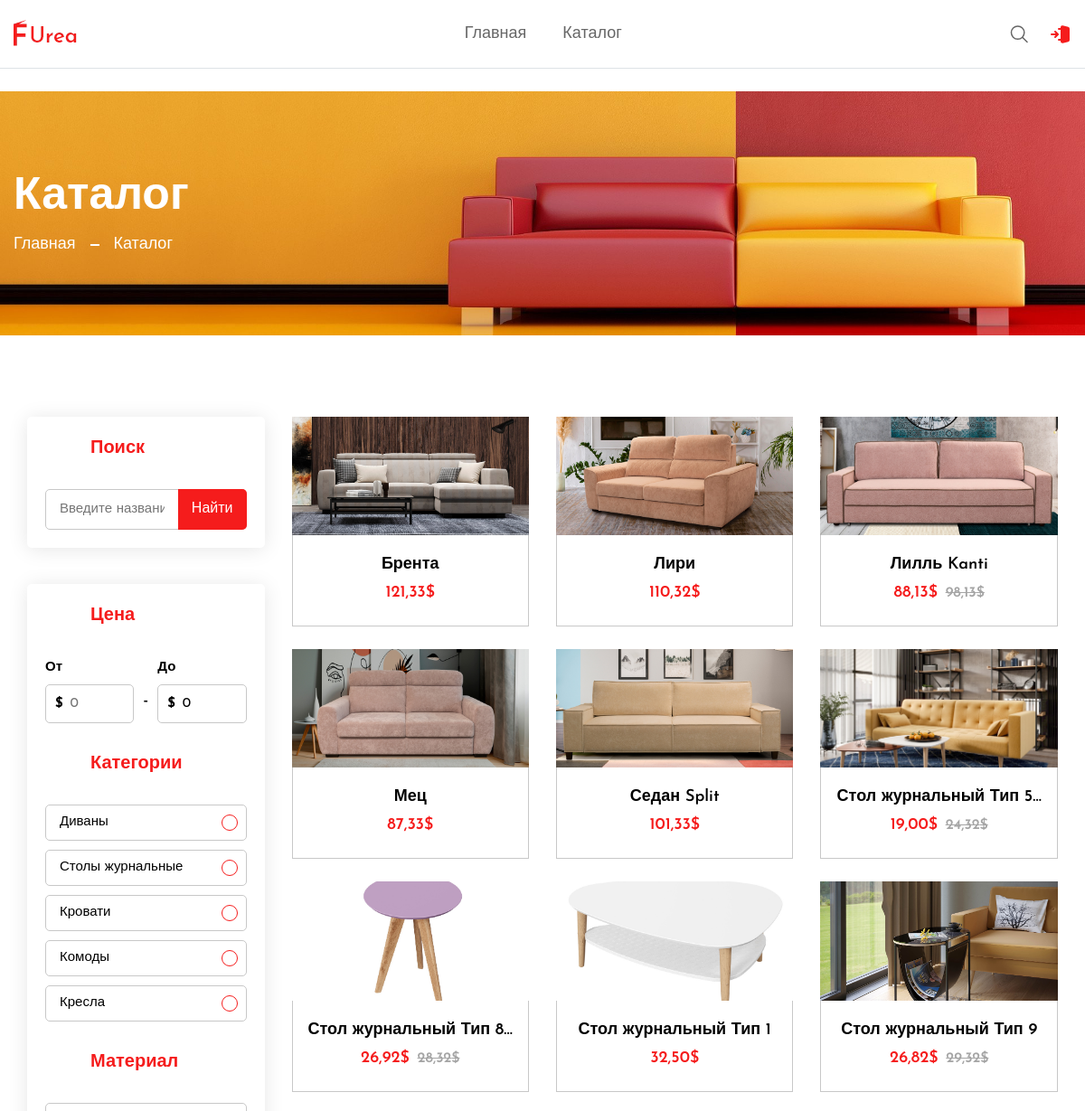
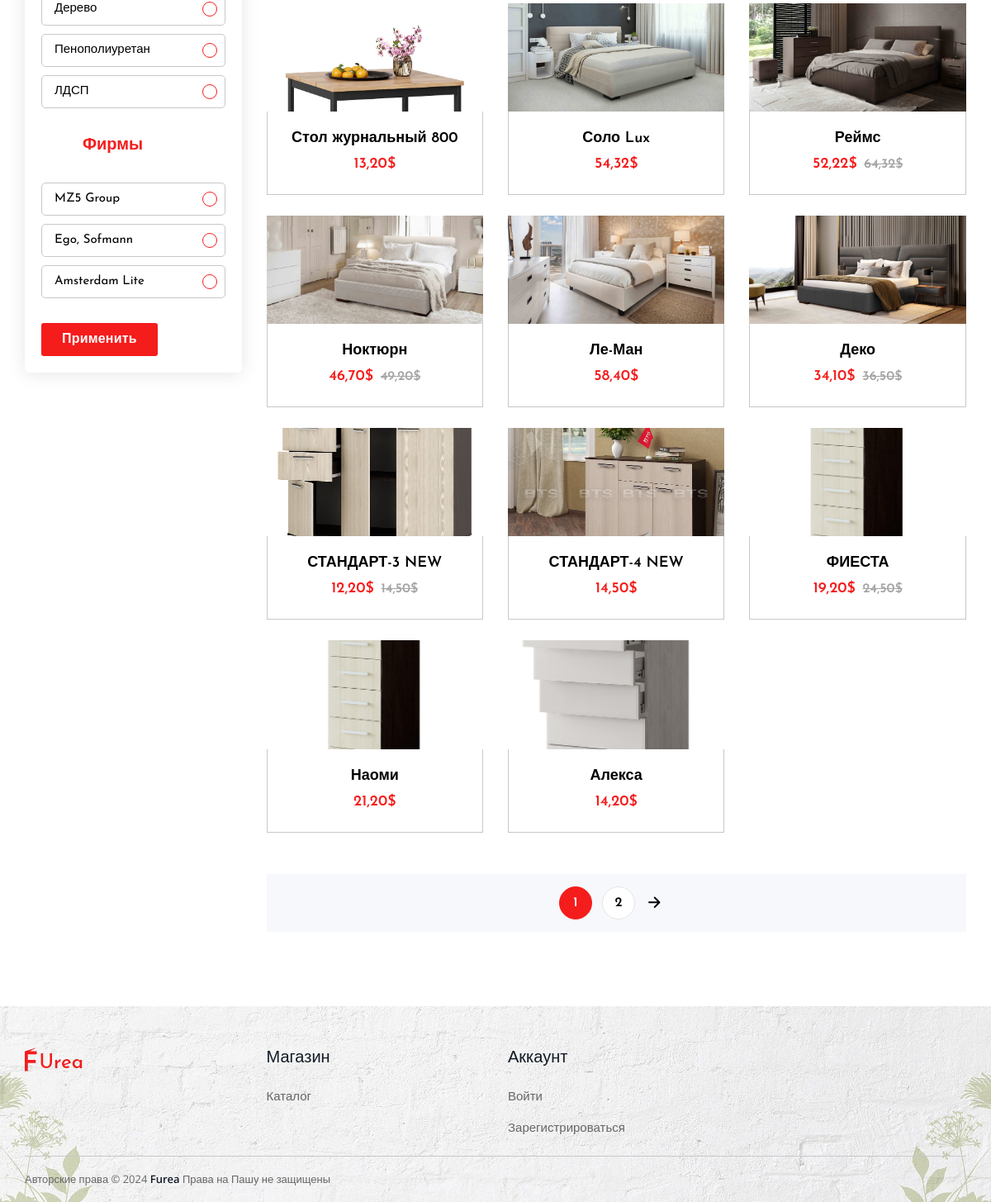
The app's page /shop/catalog/ with its own data (2 pictures, top to bottom).
### shop/models/category.py (models this page shows)
class Category(models.Model):
    name = models.CharField(max_length=255)
    def __str__(self):
        return self.name

### shop/models/material.py (models this page shows)
class Material(models.Model):
    name = models.CharField(max_length=255)
    def __str__(self):
        return self.name

### shop/models/brand.py (models this page shows)
class Brand(models.Model):
    name = models.CharField(max_length=255)
    def __str__(self):
        return self.name

### shop/models/product.py (models this page shows, shortened)
class Product(models.Model):
    name = models.CharField(max_length=255)
    category = models.ForeignKey(Category, on_delete=models.CASCADE)
    description = models.TextField()
    created = models.DateTimeField(auto_now_add=True)
    price = models.DecimalField(max_digits=5, decimal_places=2)
    decimal = models.DecimalField(max_digits=5, decimal_places=2)
    brand = models.ForeignKey(Brand, on_delete=models.CASCADE)
    materials = models.ManyToManyField(Material)
    def get_new_price(self):
        return self.price - self.decimal
    def get_old_price(self):
        return self.price
    def has_discount(self):
        return self.decimal != 0

### shop/models/product_image.py (models this page shows)
class ProductImage(models.Model):
    product = models.ForeignKey(Product, on_delete=models.CASCADE, related_name='images')
    image = models.ImageField('product_images')

### shop/views/catalog_view.py (the view)
# urls.py: path('catalog/', CatalogView.as_view(), name='catalog'),
class CatalogView(ListView):
    model = Product
    template_name = 'pages/catalog.html'
    paginate_by = 20
    extra_context = {
        'title': 'Каталог',
        'breadcrumbs': {
            'Главная': reverse_lazy('home'),
            'Каталог': reverse_lazy('shop:catalog'),
        },
        'categories': Category.objects.all(),
        'materials': Material.objects.all(),
        'brands': Brand.objects.all(),
    }
    def get_context_data(self, *, object_list=None, **kwargs):
        context = super().get_context_data(**kwargs)
        query_dict = self.request.GET.copy()
        if 'page' in query_dict:
            query_dict.pop('page')
        context['queries'] = query_dict.urlencode()
        context['min_price'] = self.request.GET.getlist('material', [])
        context['max_price'] = self.request.GET.get('max_price', 0)
        context['apply_materials'] = self.request.GET.getlist('material', [])
        context['apply_categories'] = self.request.GET.getlist('category', [])
        context['apply_brands'] = self.request.GET.getlist('brand', [])
        return context
    def get_queryset(self):
        queryset = super().get_queryset()
        min_price_query = self.request.GET.get('min_price', 0)
        min_price = 0 if min_price_query == '' else int(min_price_query)
        max_price_query = self.request.GET.get('max_price', 0)
        max_price = 0 if max_price_query == '' else int(max_price_query)
        if max_price != 0:
            queryset = queryset.filter(Q(price__gte=min_price) & Q(price__lte=max_price))
        apply_categories = self.request.GET.getlist('category')
        if len(apply_categories) != 0:
            queryset = queryset.filter(category__in=apply_categories)
        apply_materials = self.request.GET.getlist('material', [])
        if len(apply_materials) != 0:
            queryset = queryset.filter(materials__in=apply_materials)
        apply_brands = self.request.GET.getlist('brand', [])
        if len(apply_brands) != 0:
            queryset = queryset.filter(brand__in=apply_brands)
        search_query = self.request.GET.get('search', '')
        if search_query != '':
            queryset = queryset.filter(name__iregex=search_query)
        return queryset.distinct()

### shop/templates/pages/catalog.html (shortened to what this page needs)
{% extends 'layout.html' %}
{% block content %}
    <section class="shop__section section--padding">
        <div class="container-fluid">
            <div class="row">
                <div class="col-xl-3 col-lg-4">
                    <div class="shop__sidebar--widget widget__area d-md-2-none">
                        <div class="single__widget widget__bg">
                            <h2 class="widget__title position__relative h3">Поиск</h2>
                            <form class="widget__search--form"
                                  action="{% url 'shop:catalog' %}">
                                <label>
                                    <input class="widget__search--form__input"
                                           name="search"
                                           placeholder="Введите название"
                                           type="text">
                                </label>
                                <button class="widget__search--form__btn" type="submit">
                                    Найти
                                </button>
                            </form>
                        </div>
                        <form method="get" class="single__widget widget__bg">
                            <h2 class="widget__title position__relative h3">Цена</h2>
                            <div>
                                <div class="price__filter--form__inner mb-15 d-flex align-items-center">
                                    <div class="price__filter--group">
                                        <label class="price__filter--label" for="Filter-Price-GTE1">От</label>
                                        <div class="price__filter--input border-radius-5 d-flex align-items-center">
                                            <span class="price__filter--currency">$</span>
                                            <input class="price__filter--input__field border-0"
                                                   id="Filter-Price-GTE1"
                                                   name="min_price"
                                                   value="{{ min_price }}"
                                                   type="number"
                                                   placeholder="0"
                                                   min="0">
                                        </div>
                                    </div>
                                    <div class="price__divider">
                                        <span>-</span>
                                    </div>
                                    <div class="price__filter--group">
                                        <label class="price__filter--label" for="Filter-Price-LTE1">До</label>
                                        <div class="price__filter--input border-radius-5 d-flex align-items-center">
                                            <span class="price__filter--currency">$</span>
                                            <input class="price__filter--input__field border-0"
                                                   id="Filter-Price-LTE1"
                                                   name="max_price"
                                                   type="number"
                                                   value="{{ max_price }}"
                                                   min="0"
                                                   placeholder="250.00">
                                        </div>
                                    </div>
                                </div>
                            </div>
                            <h2 class="widget__title position__relative h3 mt-5">Категории</h2>
                            <ul class="widget__form--check">
                                {% for category in categories %}
                                    <li class="widget__form--check__list">
                                        <label class="widget__form--check__label" for="category-{{ category.id }}">
                                            {{ category }}
                                        </label>
                                        <span class="widget__form--checkmark"></span>
                                    </li>
                                {% endfor %}
                            </ul>
                            <h2 class="widget__title position__relative h3 mt-5">Материал</h2>
                            <ul class="widget__form--check">
                                {% for material in materials %}
                                    <li class="widget__form--check__list">
                                        <label class="widget__form--check__label" for="material-{{ material.id }}">
                                            {{ material }}
                                        </label>
                                        <span class="widget__form--checkmark"></span>
                                    </li>
                                {% endfor %}
                            </ul>
                            <h2 class="widget__title position__relative h3 mt-5">Фирмы</h2>
                            <ul class="widget__form--check">
                                {% for brand in brands %}
                                    <li class="widget__form--check__list">
                                        <label class="widget__form--check__label"
                                               for="brand-{{ brand.id }}">
                                            {{ brand }}
                                        </label>
                                        <span class="widget__form--checkmark"></span>
                                    </li>
                                {% endfor %}
                            </ul>
                            <button class="price__filter--btn primary__btn mt-5" type="submit">Применить</button>
                        </form>
                    </div>
                </div>
                <div class="col-xl-9 col-lg-8">
                    <div class="shop__product--wrapper">
                        <div class="tab_content">
                            <div id="product_grid"
                                 class="tab_pane active show">
                                <div class="product__section--inner product__grid--inner">
                                    <div class="row row-cols-xxl-4 row-cols-xl-3 row-cols-lg-3 row-cols-md-3 row-cols-2 mb--n30">
                                        {% for product in object_list %}
                                            <div class="col mb-30">
                                                <div class="product__items ">
                                                    <div class="product__items--thumbnail">
                                                        <a class="product__items--link"
                                                           href="{% url 'shop:details' product.id %}">
                                                            <img class="product__items--img product__primary--img"
                                                                 src="{{ product.images.all.0.image.url }}"
                                                                 alt="product-img"
                                                                 style="aspect-ratio: 2; object-fit: cover">
                                                        </a>
                                                    </div>
                                                    <div class="product__items--content text-center">
                                                        <h3 class="product__items--content__title h4"><a
                                                                href="{% url 'shop:details' product.id %}">{{ product.name|truncatechars:22 }}</a>
                                                        </h3>
                                                        <div class="product__items--price">
                                                            <span class="current__price">{{ product.get_new_price }}$</span>
                                                            {% if product.has_discount %}
                                                                <span class="old__price">{{ product.get_old_price }}$</span>
                                                            {% endif %}
                                                        </div>
                                                    </div>
                                                </div>
                                            </div>
                                        {% endfor %}
                                    </div>
                                </div>
                            </div>
                        </div>
                        {% if is_paginated %}
                            <div class="pagination__area bg__gray--color">
                                <nav class="pagination justify-content-center">
                                    <ul class="pagination__wrapper d-flex align-items-center justify-content-center">
                                        {% for p in paginator.page_range %}
                                            {% if page_obj.number == p %}
                                                <li class="pagination__list">
                                                    <span class="pagination__item pagination__item--current">{{ p }}</span>
                                                </li>
                                            {% elif p >= page_obj.number|add:-2 and p <= page_obj.number|add:2 %}
                                                <li class="pagination__list">
                                                    <a href="?page={{ p }}&{{ queries }}"
                                                       class="pagination__item link">
                                                        {{ p }}
                                                    </a>
                                                </li>
                                            {% endif %}
                                        {% endfor %}
                                        {% if page_obj.has_next %}
                                            <li class="pagination__list">
                                                <a href="?page={{ page_obj.next_page_number }}&{{ queries }}"
                                                   class="pagination__item--arrow link ">
                                                    <svg xmlns="http://www.w3.org/2000/svg"
                                                         width="22.51"
                                                         height="20.443"
                                                         viewBox="0 0 512 512">
                                                        <path fill="none"
                                                              stroke="currentColor"
                                                              stroke-linecap="round"
                                                              stroke-linejoin="round"
                                                              stroke-width="48"
                                                              d="M268 112l144 144-144 144M392 256H100">
                                                        </path>
                                                    </svg>
                                                </a>
                                        {% endif %}
                                    </ul>
                                </nav>
                            </div>
                        {% endif %}
                    </div>
                </div>
            </div>
        </div>
    </section>
{% endblock content %}

### records on screen
Category: name "Диваны"
Category: name "Столы журнальные"
Category: name "Кровати"
Category: name "Комоды"
Category: name "Кресла"
Material: name "Дерево"
Material: name "Пенополиуретан"
Material: name "ЛДСП"
Brand: name "MZ5 Group"
Brand: name "Ego, Sofmann"
Brand: name "Amsterdam Lite"
Product: images.all.0.image (picture), name "Брента", get_new_price "121,33"
Product: images.all.0.image (picture), name "Лири", get_new_price "110,32"
Product: images.all.0.image (picture), name "Лилль Kanti", get_new_price "88,13", get_old_price "98,13"
Product: images.all.0.image (picture), name "Мец", get_new_price "87,33"
Product: images.all.0.image (picture), name "Седан Split", get_new_price "101,33"
Product: images.all.0.image (picture), name "Стол журнальный Тип 5…", get_new_price "19,00", get_old_price "24,32"
Product: images.all.0.image (picture), name "Стол журнальный Тип 8…", get_new_price "26,92", get_old_price "28,32"
Product: images.all.0.image (picture), name "Стол журнальный Тип 1", get_new_price "32,50"
Product: images.all.0.image (picture), name "Стол журнальный Тип 9", get_new_price "26,82", get_old_price "29,32"
Product: images.all.0.image (picture), name "Стол журнальный 800", get_new_price "13,20"
Product: images.all.0.image (picture), name "Соло Lux", get_new_price "54,32"
Product: images.all.0.image (picture), name "Реймс", get_new_price "52,22", get_old_price "64,32"
Product: images.all.0.image (picture), name "Ноктюрн", get_new_price "46,70", get_old_price "49,20"
Product: images.all.0.image (picture), name "Ле-Ман", get_new_price "58,40"
Product: images.all.0.image (picture), name "Деко", get_new_price "34,10", get_old_price "36,50"
Product: images.all.0.image (picture), name "СТАНДАРТ-3 NEW", get_new_price "12,20", get_old_price "14,50"
Product: images.all.0.image (picture), name "СТАНДАРТ-4 NEW", get_new_price "14,50"
Product: images.all.0.image (picture), name "ФИЕСТА", get_new_price "19,20", get_old_price "24,50"
Product: images.all.0.image (picture), name "Наоми", get_new_price "21,20"
Product: images.all.0.image (picture), name "Алекса", get_new_price "14,20"

### other values on screen
{{ title }} "Каталог"
{{ name }} "Главная" "Каталог"
{{ p }} "1"
{{ p }} "2"
